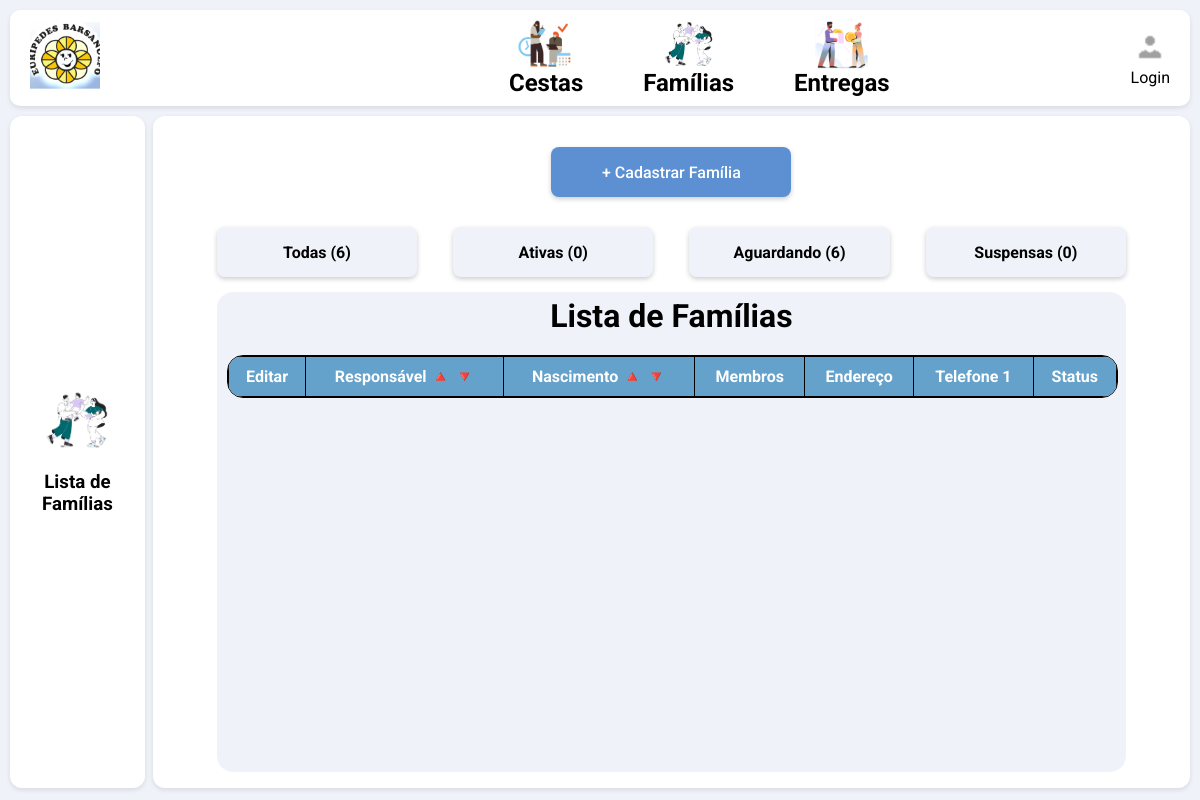
The app's page /cadastro/familias/?status=Suspensa, older data.
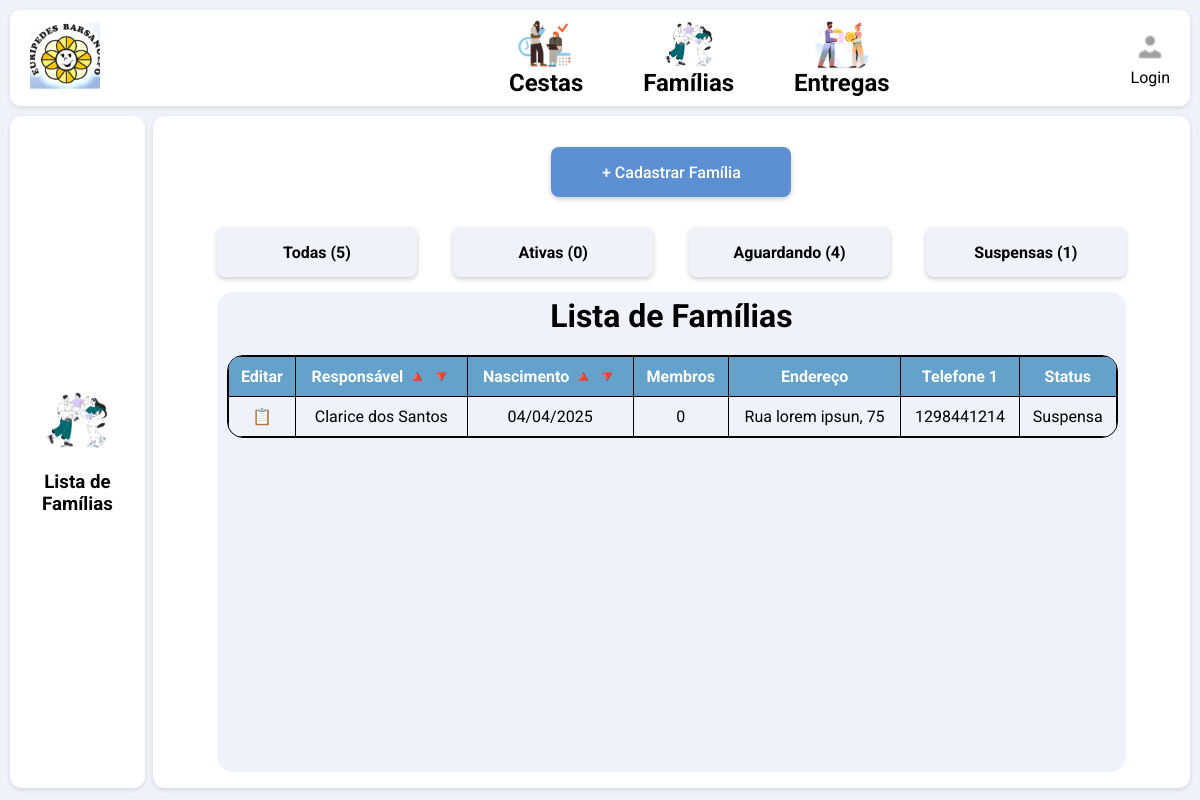
The same page, newer data.
### website/models.py (models this page shows, shortened)
class Familia(models.Model):
    STATUS_ATENDIMENTO_CHOICES = [
        ("Ativa", "Ativa"),
        ("Suspensa", "Suspensa"),
        ("Aguardando Vaga", "Aguardando Vaga"),
    ]
    status_atendimento = models.CharField(max_length=20, choices=STATUS_ATENDIMENTO_CHOICES, default="Aguardando Vaga")
    inicio_atendimento = models.DateField(null=True, blank=True)
    termino_atendimento = models.DateField(null=True, blank=True)
    data_entrevista = models.DateField(null=True, blank=True)
    nome = models.CharField(max_length=50)
    rg = models.CharField(max_length=12)
    cpf = models.CharField(max_length=14)
    data_nascimento = models.DateField()
    receita_apro = models.CharField(max_length=50, null=True, blank=True)
    despesa_apro = models.CharField(max_length=50, null=True, blank=True)
    obs_responsavel = models.CharField(max_length=50, null=True, blank=True)
    endereco = models.CharField(max_length=50)
    bairro = models.CharField(max_length=50)
    cidade = models.CharField(max_length=50)
    cep = models.CharField(max_length=9)
    ponto_referencia = models.CharField(max_length=50, null=True, blank=True)
    complemento = models.CharField(max_length=50, null=True, blank=True)
    data_visita = models.DateField(null=True, blank=True)
    LIXO_CHOICES = [
        ("Queima", "Queima"),
        ("Enterra", "Enterra"),
        ("Coleta", "Coleta"),
    ]
    lixo = models.CharField(max_length=50, choices=LIXO_CHOICES, null=True, blank=True)
    LIMPEZA_CASA_CHOICES = [
        ("Varre", "Varre"),
        ("Lava", "Lava"),
        ("Ambos", "Ambos"),
    ]
    limpeza_casa = models.CharField(max_length=50, choices=LIMPEZA_CASA_CHOICES, null=True, blank=True)
    obs_limpeza = models.CharField(max_length=2000, null=True, blank=True)
    AGUA_CHOICES = [
        ("Encanada", "Encanada"),
        ("Poço", "Poço"),
        ("Cisterna", "Cisterna"),
    ]
    agua = models.CharField(max_length=50, null=True, blank=True, choices=AGUA_CHOICES)
    ESGOTO_CHOICES = [
        ("Rede", "Rede"),
        ("Fossa", "Fossa"),
        ("Céu Aberto", "Céu Aberto"),
    ]
    esgoto = models.CharField(max_length=50, null=True, blank=True, choices=ESGOTO_CHOICES)
    obs_saneamento = models.CharField(max_length=2000, null=True, blank=True)
    TIPO_MORADIA_CHOICES = [
        ("Própria", "Própria"),
        ("Alugada", "Alugada"),
        ("Cedida", "Cedida"),
    ]
    tipo_moradia= models.CharField(max_length=20, null=True, blank=True, choices=TIPO_MORADIA_CHOICES)
    num_comodo = models.IntegerField(null=True, blank=True)
    num_moradores = models.IntegerField(null=True, blank=True)
    BANHEIRO_CHOICES = [
        ("Banheiro Externo", "Banheiro Externo"),
        ("Banheiro Interno", "Banheiro Interno"),
    ]
    banheiro = models.CharField(max_length=20, null=True, blank=True, choices=BANHEIRO_CHOICES)
    CONSTRUCAO_CHOICES = [
        ("Alvenaria", "Alvenaria"),
        ("Taipa", "Taipa"),
        ("Madeira", "Madeira"),
    ]
    construcao = models.CharField(max_length=50, null=True, blank=True, choices=CONSTRUCAO_CHOICES)
    televisor = models.BooleanField(null=True, blank=True)
    geladeira = models.BooleanField(null=True, blank=True)
    celular_smartphone_tablet = models.BooleanField(null=True, blank=True)
    aparelho_som = models.BooleanField(null=True, blank=True)
    maquina_lavar = models.BooleanField(null=True, blank=True)
    carro_moto = models.BooleanField(null=True, blank=True)
    dvd = models.BooleanField(null=True, blank=True)
    computador_notebook = models.BooleanField(null=True, blank=True)
    telefone_internet = models.BooleanField(null=True, blank=True)
    obs_gerais = models.TextField(max_length=2000, null=True, blank=True)

class Telefone(models.Model):
    familia = models.ForeignKey(Familia, on_delete=models.CASCADE)
    telefone = models.CharField(max_length=11, null=True, blank=True)

### website/views.py (the view)
# urls.py: path("cadastro/familias/", lista_familias, name="lista_familias"),            # listagem
def lista_familias(request):
    order_field   = request.GET.get('order_by', 'nome')
    status_filtro = request.GET.get('status')
    valid_fields = ['nome', 'data_nascimento', '-nome', '-data_nascimento']
    if order_field not in valid_fields:
        order_field = 'nome'
    queryset = (
        Familia.objects
        .annotate(total_membros=Count('parente'))
    )
    if status_filtro in ['Ativa', 'Suspensa', 'Aguardando Vaga']:
        queryset = queryset.filter(status_atendimento=status_filtro)
    if 'nome' in order_field:
        descending = order_field.startswith('-')
        queryset = queryset.annotate(nome_lower=Lower('nome'))
        queryset = queryset.order_by('-nome_lower' if descending else 'nome_lower')
    else:
        queryset = queryset.order_by(order_field)
    queryset = queryset.prefetch_related('telefone_set')
    context = {
        'dados_familia': queryset,
        'range': range(20),
        'total_familias': Familia.objects.count(),
        'total_ativas': Familia.objects.filter(status_atendimento="Ativa").count(),
        'total_aguardando': Familia.objects.filter(status_atendimento="Aguardando Vaga").count(),
        'total_suspensas': Familia.objects.filter(status_atendimento="Suspensa").count(),
        'status_filtro': status_filtro,
    }
    return render(request, "lista_familias.html", context)

### website/templates/lista_familias.html (shortened to what this page needs)
{% load static %}
<!DOCTYPE html>
<html lang="en">
<head>
    <link rel="stylesheet" href="{% static 'css/daniel.css' %}" typer="css">
</head>
<body>
{% include 'includes/nav.html' %}
<div class="main-container">
    <div class="left-column">
        <div class="left-column-content">
        <img src="{% static 'img/familia.png' %}" alt="Example" />
        <h3>Lista de Famílias</h3>
        </div>
    </div>
    <div class="right-column">
        <div class="right-column-content">
            <div class="right-column-buttons-1">
                <div class="buttons-1-row">
                    <a href="{% url 'criar_familia' %}">
                    <div class="button-register-1">
                        + Cadastrar Família
                    </div></a>
                </div>
                <div class="buttons-1-row">
                    <a href="{% url 'lista_familias' %}" class="button-info-1 {% if not status_filtro %}ativo{% endif %}">
                        Todas ({{ total_familias }})
                    </a>
                    <a href="?status=Ativa" class="button-info-1 {% if status_filtro == 'Ativa' %}ativo{% endif %}">
                        Ativas ({{ total_ativas }})
                    </a>
                    <a href="?status=Aguardando Vaga" class="button-info-1 {% if status_filtro == 'Aguardando Vaga' %}ativo{% endif %}">
                        Aguardando ({{ total_aguardando }})
                    </a>
                    <a href="?status=Suspensa" class="button-info-1 {% if status_filtro == 'Suspensa' %}ativo{% endif %}">
                        Suspensas ({{ total_suspensas }})
                    </a>
                </div>
            </div>
            <div class="right-column-list-1">
            <h1>Lista de Famílias</h1>
            <div class="table-container">
                <table>
                <thead>
                    <tr>
                    <th>Editar</th>
                    <th>Responsável <a href="?order_by=nome">🔺</a> <a href="?order_by=-nome">🔻</a></th>
                    <th>Nascimento <a href="?order_by=data_nascimento">🔺</a> <a href="?order_by=-data_nascimento">🔻</a></th>
                    <th>Membros</th>
                    <th>Endereço</th>
                    <th>Telefone 1</th>
                    <th>Status</th>
                    </tr>
                </thead>
                <tbody>
                    {% for registro in dados_familia %}
                    <tr>
                    <td><a href="{{ registro.id }}/editar">📋</a></td>
                    <td>{{ registro.nome }}</td>
                    <td>{{ registro.data_nascimento|date:"d/m/Y" }}</td>
                    <td>{{ registro.parente_set.count }}</td>
                    <td>{{ registro.endereco }}</td>
                    <td>{{ registro.telefone_set.all.0.telefone|default:"—" }}</td>
                    <td>{{ registro.status_atendimento }}</td>
                    </tr>
                    {% endfor %}
                </tbody>
                </table>
            </div>
            </div>
        </div>
    </div>
</div>
</body>
</html>

### website/templates/includes/headers.html (shortened to what this page needs)
{% load static %}

### website/templates/includes/nav.html (shortened to what this page needs)
{% load static %}
<nav class="nav">
    <div class="nav-left">
      <a href="{% url 'menu' %}">
      <img src="{% static 'img/logo.jpg' %}" alt="Logo" class="logo" />
      </a>
    </div>
    <ul class="nav-items">
      <li>
        <a href="{% url 'cadastro_cestas' %}">
        <img src="{% static 'img/cadastro_produtos.png' %}" alt="Cestas" />
        <h2>Cestas</h2>
        </a>
      </li>
      <li>
        <a href="{% url 'lista_familias' %}">
        <img src="{% static 'img/familia.png' %}" alt="Famílias" />
        <h2>Famílias</h2>
        </a>
      </li>
      <li>
        <a href="{% url 'lista_entregas' %}">
        <img src="{% static 'img/doacao.png' %}" alt="Entregas" />
        <h2>Entregas</h2>
        </a>
      </li>
    </ul>
    <div class="nav-right">
      <a href="/admin"><img src="{% static 'img/icone_login2.png' %}" alt="User" class="user-icon" /></a>
      {% if user.is_authenticated %}
          {{ user.username }}
          <form action="{% url 'logout' %}" method="post" style="display: inline;">
              {% csrf_token %}
              <button type="submit" class="logout-button">Logout</button>
          </form>
      {% else %}
      <a href="{% url 'login' %}">Login</a>
      {% endif %}
    </div>
</nav>

### static/css/daniel.css (style rules this page uses)
* { margin: 0; padding: 0; box-sizing: border-box; font-family: 'Roboto', sans-serif; }
body { background: #EFF3F9; flex-direction: column; }
h1 { margin: 5px; }
a { text-decoration: none; color: inherit; }
.nav { box-sizing: border-box; text-align: center; margin: 10px; height: 12vh; border-radius: 10px; background-color: #ffffff; display: flex; align-items: center; justify-content: space-between; padding: 0 20px; box-shadow: 0 2px 5px rgba(0,0,0,0.1); gap: 5vw; }
.nav-left .logo { width: 70px; height: auto; }
.nav-items { list-style: none; display: flex; gap: 5vw; position: relative; margin-left: 14vw; }
.nav-items li { display: flex; flex-direction: column; align-items: center; position: relative; }
.nav-items li a { display: flex; flex-direction: column; align-items: center; text-decoration: none; color: inherit; }
.nav-items li img { width: 70px; object-fit: contain; height: 50px; }
.nav-right { display: flex; flex-direction: column; align-items: center; gap: 2px; }
.nav-right .user-icon { margin-top: 2px; width: 30px; height: auto; }
.main-container { display: flex; gap: 0.5rem; height: 84vh; box-sizing: border-box; margin: 10px; }
.left-column { flex: 0.25; box-shadow: 0 2px 5px rgba(0,0,0,0.1); background-color: #fff; border-radius: 12px; align-content: center; }
.left-column-content { padding: 2rem; text-align: center; }
.left-column-content img { display: inline-block; max-width: 100%; height: auto; border-radius: 8px; margin-bottom: 1rem; }
.right-column { flex: 2; background-color: #ffffff; padding: 1rem; border-radius: 12px; box-shadow: 0 2px 5px rgba(0,0,0,0.1); display: flex; flex-direction: column; overflow: auto; }
.right-column-content { padding-right: 3rem; padding-left: 3rem; text-align: center; flex-direction: column; height: 100%; width: 100%; flex: 1; display: flex; }
.right-column-buttons-1 { flex: 0.25; display: flex; flex-direction: column; height: 100%; }
.buttons-1-row { flex: 1; display: flex; align-items: center; justify-content: center; height: 100%; gap: 3vw; }
.button-register-1 { display: inline-block; background-color: #5C90D2; color: #ffffff; width: 240px; height: 50px; border: none; border-radius: 8px; font-size: 16px; font-weight: 500; text-decoration: none; align-content: center; cursor: pointer; text-align: center; transition: background-color 0.3s ease, box-shadow 0.3s ease; box-shadow: 0 2px 5px rgba(0, 0, 0, 0.2); }
.button-info-1 { display: inline-block; background-color: #EFF3F9; color: #000000; width: 240px; height: 50px; border: none; border-radius: 8px; font-size: 16px; font-weight: 500; text-decoration: none; align-content: center; cursor: pointer; text-align: center; transition: background-color 0.3s ease, box-shadow 0.3s ease; box-shadow: 0 2px 5px rgba(0, 0, 0, 0.2); font-weight: bold; }
.right-column-list-1 { flex: 0.75; border-radius: 16px; background-color: #EFF3F9; }
.table-container { width: 98%; max-height: 500px; overflow: auto; border: 1px solid #000; margin-top: 20px; margin-left: 10px; margin-right: 10px; border-radius: 16px; }
table { width: 100%; border-collapse: collapse; }
table th, table td { border: 1px solid #000; padding: 10px; text-align: center; }
table th { background-color: rgb(100, 162, 204); color: white; font-weight: bold; position: sticky; top: 0; z-index: 2; }

Row changes from the older to the newer data that the page shows:
added Familia: nome "Clarice dos Santos", data_nascimento "04/04/2025", parente_set.count "0", endereco "Rua lorem ipsun, 75", telefone_set.all.0.telefone "1298441214", status_atendimento "Suspensa"
Text that changed along with them:
{{ total_familias }}: "6" → "5"
{{ total_aguardando }}: "6" → "4"
{{ total_suspensas }}: "0" → "1"
